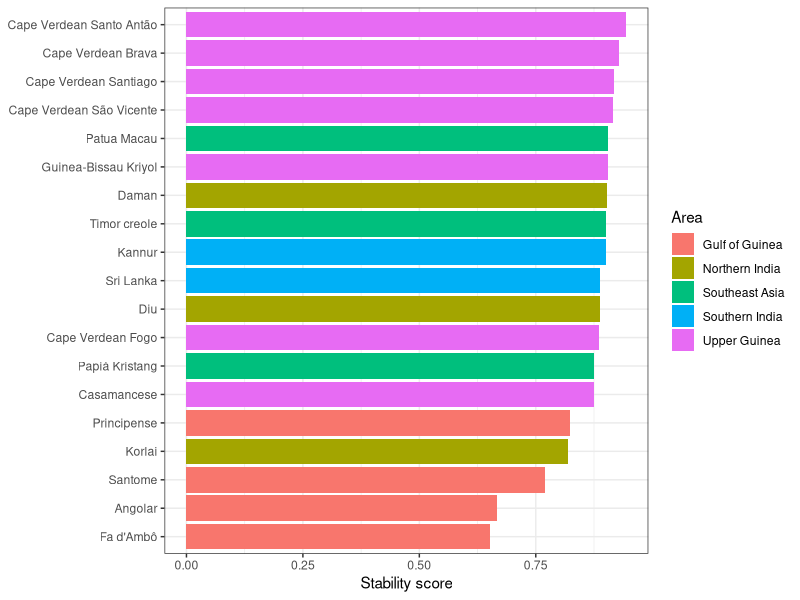
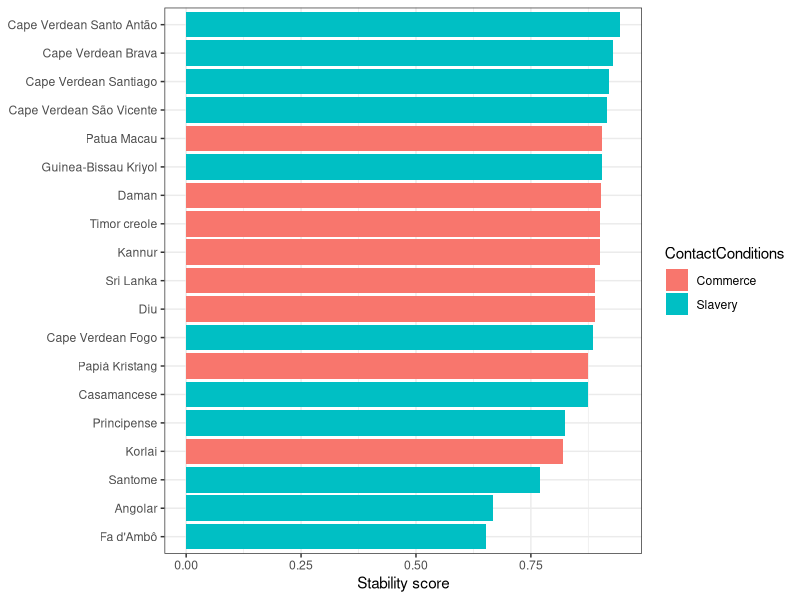
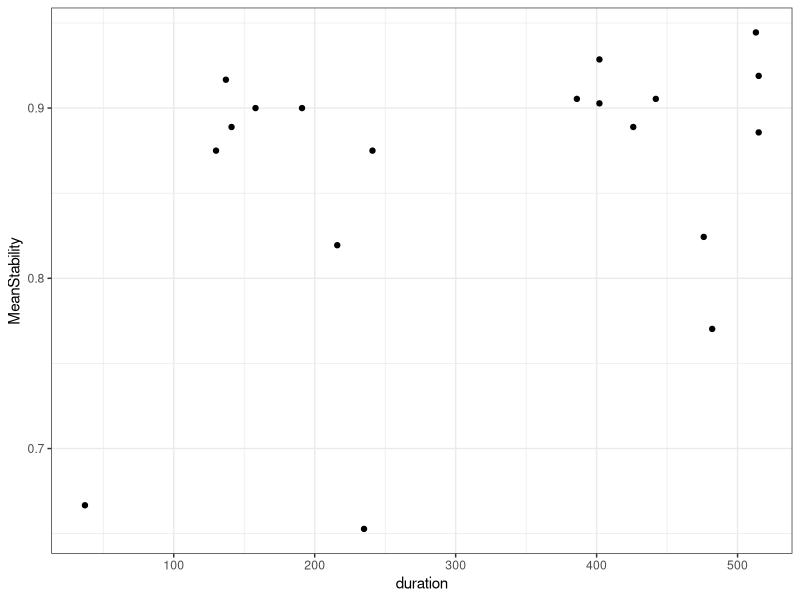
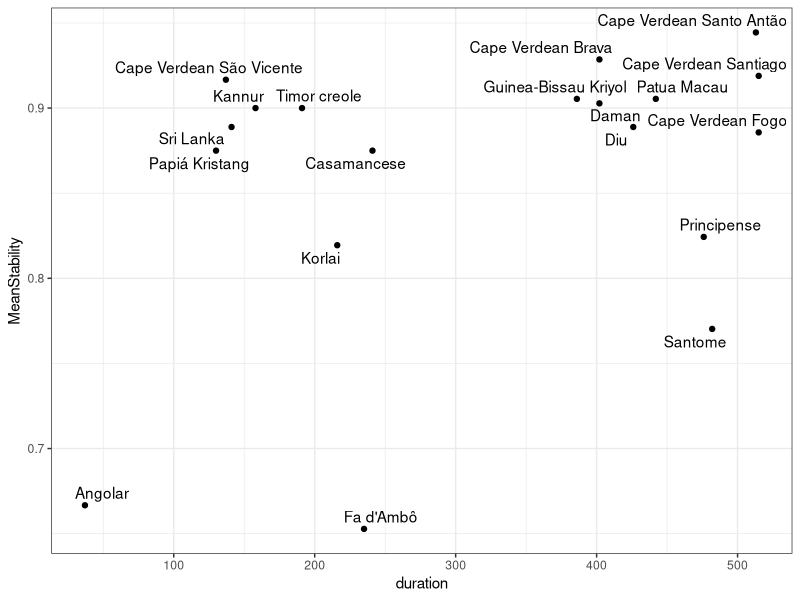
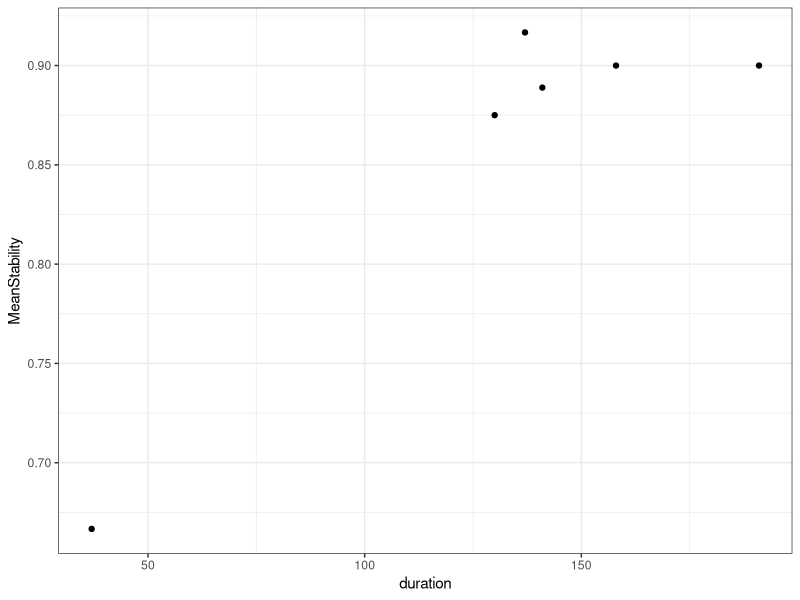
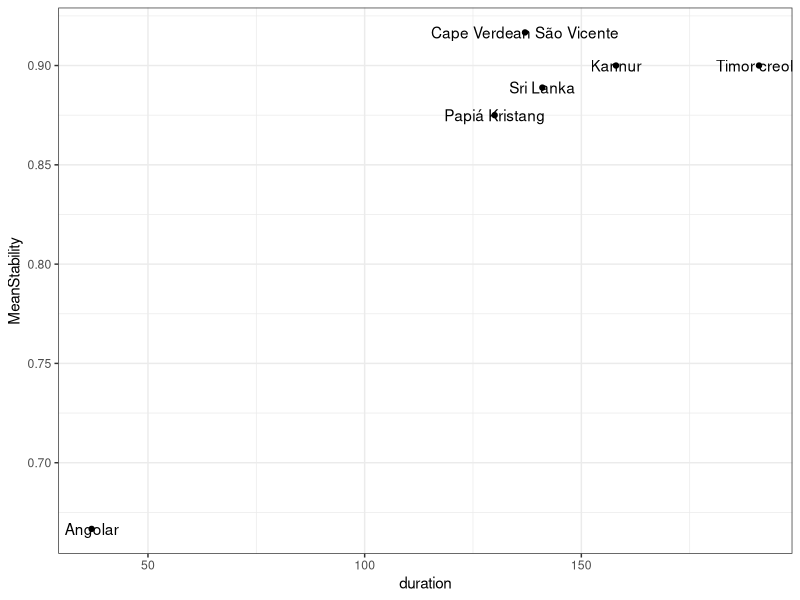
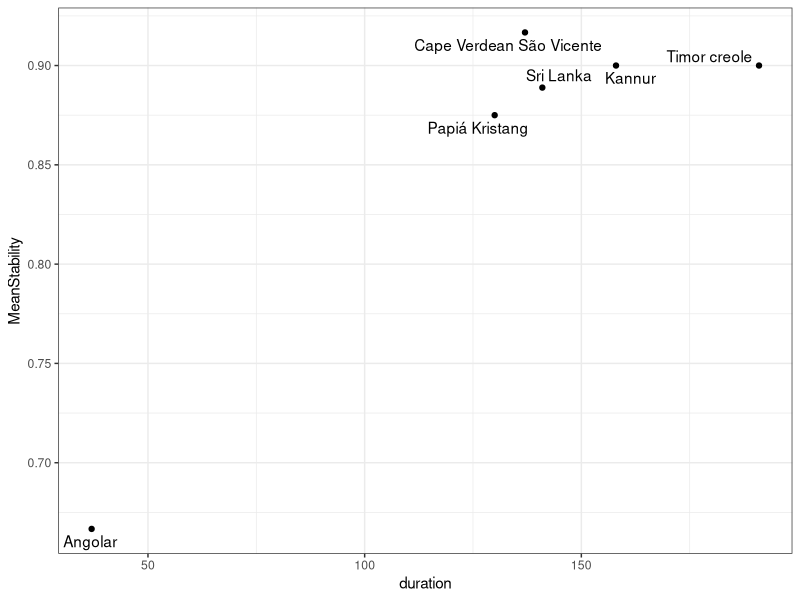
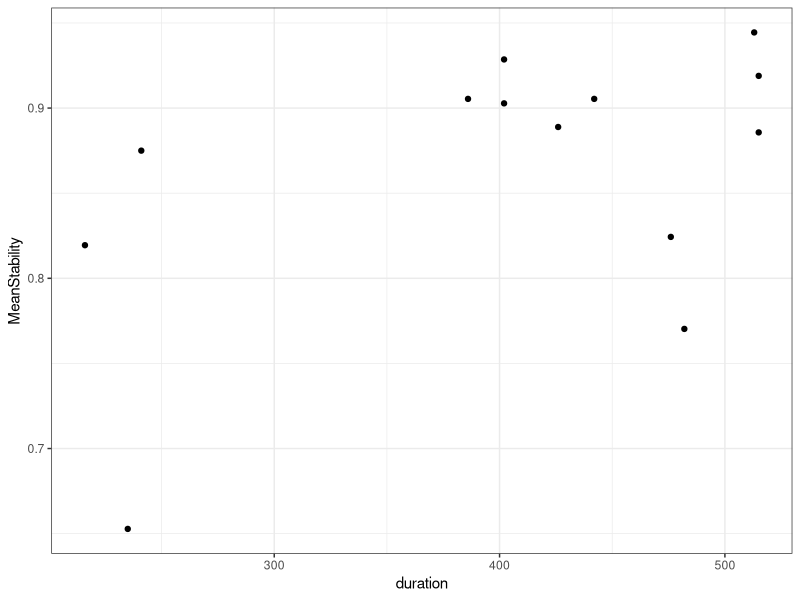

Write R code to recreate these figures, in order. (Note: this script raises an error after producing the figures.)
## ---- chunk 1
library(tidyverse)
library(knitr)
library(ggrepel)

# Set the theme for all figures
theme_set(theme_bw())
## ---- chunk 2
database <- read_csv('database.csv')
## ---- chunk 3
database %>% head() %>% kable()
## ---- chunk 4
database$duration <- database$`EndOfInfluence` - database$`FirstMajorSettlement`
## ---- chunk 5
database <- mutate(database, GlobalStability = (PlaceStability + MannerStability)/2)
# table(database$Language, database$GlobalStability)
## ---- chunk 6
database <- database %>% mutate(duration_group = ifelse(duration <= 200, 'short', 'long'))
## ---- chunk 7
database <- database %>% mutate(categorical_stability = ifelse(PlaceStability == 1 & MannerStability == 1, 'no manner/no place', NA))

database <- database %>% mutate(categorical_stability = ifelse(PlaceStability == 1 & MannerStability == 0, 'manner/no place', categorical_stability))

database <- database %>% mutate(categorical_stability = ifelse(PlaceStability == 0 & MannerStability == 1, 'no manner/place', categorical_stability))

database <- database %>% mutate(categorical_stability = ifelse(PlaceStability == 0 & MannerStability == 0, 'manner/place', categorical_stability))

table(database$categorical_stability)
## ---- chunk 8
creole_stability <- database %>% group_by(Language, Area, duration, duration_group, ContactConditions) %>% summarize(MeanStability = mean(GlobalStability, na.rm = TRUE))
## ---- chunk 9
ggplot(creole_stability) + 
  geom_bar(aes(x = MeanStability, y = reorder(Language, MeanStability), fill = Area), 
           stat = "identity", show.legend = TRUE) +
  theme(axis.title.y = element_blank()) +
  labs(x = "Stability score")
## ---- chunk 10
table(creole_stability$Area)
## ---- chunk 11
ggplot(creole_stability) + 
  geom_bar(aes(x = MeanStability, y = reorder(Language, MeanStability), fill = ContactConditions), 
           stat = "identity", show.legend = TRUE) +
  theme(axis.title.y = element_blank()) +
  labs(x = "Stability score")
## ---- chunk 12
ggplot(creole_stability, aes(x=duration, y=MeanStability)) +
  geom_point()
## ---- chunk 13
ggplot(creole_stability, aes(x=duration, y=MeanStability)) +
  geom_point() +
  geom_text_repel(aes(label = creole_stability$Language))
## ---- chunk 14
msd <- lm(MeanStability ~ duration, data=creole_stability)
summary(msd)
## ---- chunk 15
tmp_short <- creole_stability %>% filter(duration <= 200)
tmp_long <- creole_stability %>% filter(duration > 200)
## ---- chunk 16
ggplot(tmp_short, aes(x=duration, y=MeanStability)) +
  geom_point()

ggplot(tmp_short, aes(x=duration, y=MeanStability)) +
  geom_point() +
  geom_text(label=tmp_short$Language)

ggplot(tmp_short, aes(x=duration, y=MeanStability)) +
  geom_point() +
  geom_text_repel(aes(label = tmp_short$Language))
## ---- chunk 17
ggplot(tmp_long, aes(x=duration, y=MeanStability)) +
  geom_point()

ggplot(tmp_long, aes(x=duration, y=MeanStability)) +
  geom_point() +
  geom_text(label=tmp_long$Language)

ggplot(tmp_long, aes(x=duration, y=MeanStability)) +
  geom_point() +
  geom_text_repel(aes(label = tmp_long$Language))
## ---- chunk 18
msd <- lm(MeanStability ~ duration + duration_group * duration, data=creole_stability)
summary(msd)

ggplot(creole_stability, aes(x = duration, y = MeanStability, color = duration_group)) +
  geom_smooth(method = "lm") +
  geom_point()
## ---- chunk 19
library(mgcv)
# Factorize duration_group
creole_stability$duration_group = as.factor(creole_stability$duration_group)

# Model with an interaction between duration_group and duration
# (with maximum of cubic-spline fit)
msd.gam <- gam(MeanStability ~ duration_group + s(duration, k=3) + s(duration, by=duration_group, k=3), data=creole_stability)

summary(msd.gam)

plot(msd.gam, all.terms=T, shade=T, pages=1)

qqnorm(resid(msd.gam)); qqline(resid(msd.gam))

msd.gam.trimmed <- gam(MeanStability ~ duration_group + s(duration, k=3) + s(duration, by=duration_group, k=3), data=creole_stability %>% filter(MeanStability>0.7))

summary(msd.gam.trimmed)

plot(msd.gam.trimmed, sel=1, shade=T, ylab="Effect on mean stability", xlab="Duration of influence", residuals=T, main="Main effect of duration", cex=5, pch=".", col='dodgerblue'); abline(h=0, lty=2, col="red")

plot(msd.gam.trimmed, sel=2, shade=T, ylab="Effect on mean stability", xlab="Duration of influence", main="Long-term influence", col='dodgerblue'); abline(h=0, lty=2, col="red")

plot(msd.gam.trimmed, sel=3, shade=T, ylab="Effect on mean stability", xlab="Duration of influence", main="Short-term influence", col='dodgerblue'); abline(h=0, lty=2, col="red")

# (dotted lines indicate error)
plot(msd.gam.trimmed, all.terms=T, sel=4, ylab="Effect on mean stability", xlab="Duration group", main="Main effect of duration group")

# checking out the model performance
qqnorm(resid(msd.gam.trimmed)); qqline(resid(msd.gam.trimmed)) # meh
## ---- chunk 20
ggplot(database, aes(duration, MannerStability, colour=duration_group)) + 
  geom_point() + 
  geom_smooth(method = "lm") +
  facet_wrap(~Class)
## ---- chunk 21
ggplot(database, aes(duration, GlobalStability, colour=duration_group)) + 
  geom_point() + 
  geom_smooth() +
  facet_wrap(~Class)
## ---- chunk 22
ggplot(database, aes(duration, PlaceStability, colour=duration_group)) + 
  geom_point() + 
  geom_smooth(method = "lm") +
  facet_wrap(~LexifierPhoneme)
## ---- chunk 23
ggplot(database, aes(duration, MannerStability, colour=duration_group)) + 
  geom_point() + 
  geom_smooth() +
  facet_wrap(~LexifierPhoneme)
## ---- chunk 24
ggplot(database, aes(duration, GlobalStability, colour=duration_group)) + 
  geom_point() + 
  geom_smooth() +
  facet_wrap(~LexifierPhoneme)
## ---- chunk 25
place_results <- database %>% group_by(LexifierPhoneme) %>% summarize(mplace = mean(PlaceStability, na.rm = TRUE))
manner_results <- database %>% group_by(LexifierPhoneme) %>% summarize(mmanner = mean(MannerStability, na.rm = TRUE))

consonant_stability <- left_join(place_results, manner_results, by = "LexifierPhoneme")

class <- c("nasal", "rhotic", "lateral", "fricative", "stop", "stop", "fricative", "stop", "stop", "lateral", "nasal", "nasal", "stop", "rhotic", "fricative", "stop", "affricate", "fricative", "fricative")

consonant_stability_class <- cbind(consonant_stability, class)
## ---- chunk 26
ggplot(consonant_stability, aes(y = mmanner, x = mplace, label = LexifierPhoneme, color=class)) +
  geom_point(position= "dodge") + 
  geom_text(aes(label=LexifierPhoneme), hjust=3, vjust=0) +
  theme(axis.title.x = element_blank(),
        axis.title.y = element_blank())

ggplot(consonant_stability, aes(y = mmanner, x = mplace, fill=class)) +
  geom_point(position= "dodge", aes(color=class)) + 
  geom_text_repel(aes(label = LexifierPhoneme))
## ---- chunk 27
consonant_global_stability <- mutate(consonant_stability_class, mglobal = (mmanner + mplace)/2)

ggplot(consonant_global_stability) + 
  geom_bar(aes(x = mglobal, 
               y = reorder(LexifierPhoneme, mglobal),
               fill = class), stat = "identity", show.legend = TRUE) +
  labs(x = "Stability score", y = "Phoneme", fill = "Manner")
## ---- chunk 28
# qplot(x = duration, y = MeanStability, data = consonant_global_stability, color = duration_group) +
#  geom_smooth(method = "lm") 
## ---- chunk 29
library(lmerTest)

# Factorizing
mod.db = database %>%
              as.data.frame() %>%
              mutate(categorical_stability = as.factor(categorical_stability),
              Lexifier = as.factor(Lexifier),
              CreolePhoneme = as.factor(CreolePhoneme),
              Language = as.factor(Language))

# Remove singletons/doubletons
#goodies = names(table(mod.db$CreolePhoneme)>2)

#mod.db = mod.db %>%
#         filter(CreolePhoneme %in% goodies)
## ---- chunk 30
plot(mod.db$categorical_stability, mod.db$duration, notch=T)
## ---- chunk 31
table(mod.db$categorical_stability)

# Place stability
cat.mod.place = glmer(PlaceStability ~ log(duration) + (1|CreolePhoneme), data=mod.db, family="binomial")

summary(cat.mod.place)

# Manner stability
cat.mod.manner = glmer(MannerStability ~ log(duration) + (1|CreolePhoneme), data=mod.db, family="binomial")

summary(cat.mod.manner)

# Duration group
cat.mod.group = glmer(as.factor(duration_group) ~ PlaceStability + MannerStability + (1|CreolePhoneme), data=mod.db, family="binomial", nAGQ=0)

summary(cat.mod.group)
## ---- chunk 32
data_by_position <- database %>% select(Position, LexifierPhoneme, PlaceStability, MannerStability) %>% mutate(Position = tolower(Position))

data_by_position$PlaceStability <- as.numeric(data_by_position$PlaceStability)

data_by_position$MannerStability <- as.numeric(data_by_position$MannerStability)
## ---- chunk 33
position_stability <- mutate(data_by_position, GlobalStability = (PlaceStability + MannerStability)/2)

position_results <- position_stability %>% group_by(LexifierPhoneme, Position) %>% summarize(m = mean(GlobalStability, na.rm = TRUE))
## ---- chunk 34
position_results$Position <- factor(position_results$Position, levels = c('word-initial', 'word-medial', 'word-final'))

ggplot(position_results, aes(x = LexifierPhoneme, y = m, fill = Position)) + 
  geom_col(position = position_dodge2(width = 0.9, preserve = "single")) +
  theme(axis.title.x = element_blank(),
        axis.title.y = element_blank())
## ---- chunk 35
ggplot(position_results) + 
  geom_bar(aes(x = m,
               y = reorder(LexifierPhoneme, m),
               fill = Position), 
           stat = "identity", 
           show.legend = TRUE,
           position = "dodge2") +
  labs(x = "Stability score", y = "Phoneme", fill = "Position")
## ---- chunk 36
# TODO: update what we show, flip horizontally, change colors
position_results1 <- position_results %>% pivot_wider(names_from = Position, values_from = m)

different_position <- subset(position_results1, position_results1$`word-initial` != position_results1$`word-medial` | position_results1$`word-final` != position_results1$`word-medial`)

different_position_results <- different_position %>% pivot_longer(c(`word-initial`, `word-medial`, `word-final`), names_to = "Position", values_to = "m")

different_position_results$Position <- factor(different_position_results$Position, levels = c('word-initial', 'word-medial', 'word-final'))

ggplot(different_position_results, 
       aes(x = LexifierPhoneme, y = m, fill = Position)) + 
  geom_col(position = position_dodge2(width = 0.9, preserve = "single"))
## ---- chunk 37
# TODO: reorder doesn't work here
ggplot(different_position_results) + 
  geom_bar(aes(x = m,
               y = reorder(LexifierPhoneme, m),
               fill = Position), 
           stat = "identity", 
           show.legend = TRUE,
           position = "dodge2") +
  labs(x = "Stability score", y = "Phoneme", fill = "Position")
## ---- chunk 38
m <- lm(MeanStability ~ ContactConditions, data=creole_stability)
summary(m)

ggplot(creole_stability, aes(x = ContactConditions, y = MeanStability, fill = ContactConditions)) +
  geom_smooth(method = "lm") +
  geom_violin()
## ---- chunk 39
m <- lm(MeanStability ~ duration + ContactConditions * duration, data=creole_stability)
summary(m)

ggplot(creole_stability, aes(x = duration, y = MeanStability, color = ContactConditions)) +
  geom_smooth(method = "lm") +
  geom_point()
